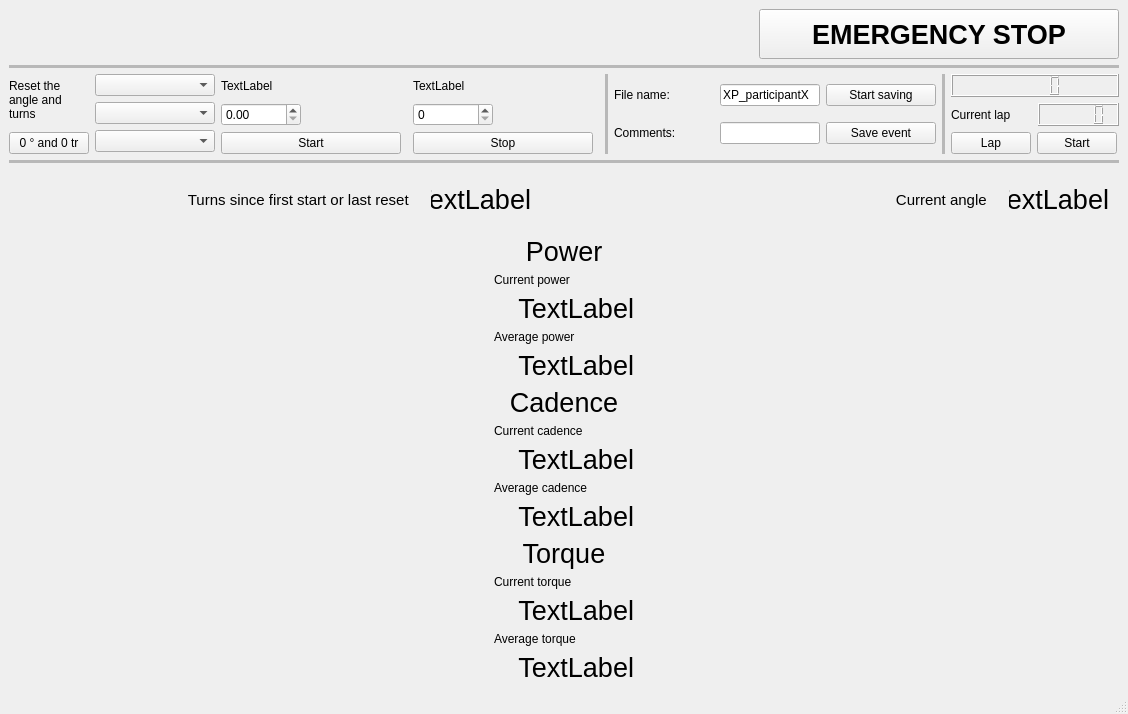
<?xml version="1.0" encoding="UTF-8"?>
<ui version="4.0">
 <class>MainWindow</class>
 <widget class="QMainWindow" name="MainWindow">
  <property name="geometry">
   <rect>
    <x>0</x>
    <y>0</y>
    <width>1060</width>
    <height>714</height>
   </rect>
  </property>
  <property name="minimumSize">
   <size>
    <width>0</width>
    <height>0</height>
   </size>
  </property>
  <property name="maximumSize">
   <size>
    <width>1060</width>
    <height>16777215</height>
   </size>
  </property>
  <property name="windowTitle">
   <string>Ergocycle S2M</string>
  </property>
  <widget class="QWidget" name="centralwidget">
   <layout class="QGridLayout" name="gridLayout_2">
    <item row="4" column="0">
     <layout class="QVBoxLayout" name="cadence_verticalLayout">
      <item>
       <widget class="QLabel" name="cadence_label">
        <property name="minimumSize">
         <size>
          <width>0</width>
          <height>0</height>
         </size>
        </property>
        <property name="maximumSize">
         <size>
          <width>16777215</width>
          <height>16777215</height>
         </size>
        </property>
        <property name="font">
         <font>
          <pointsize>20</pointsize>
         </font>
        </property>
        <property name="text">
         <string>Cadence</string>
        </property>
        <property name="alignment">
         <set>Qt::AlignCenter</set>
        </property>
       </widget>
      </item>
      <item>
       <layout class="QHBoxLayout" name="cadence_horizontalLayout">
        <item>
         <layout class="QVBoxLayout" name="verticalLayout_3">
          <item>
           <widget class="QLabel" name="current_cadence_label">
            <property name="maximumSize">
             <size>
              <width>140</width>
              <height>16777215</height>
             </size>
            </property>
            <property name="text">
             <string>Current cadence</string>
            </property>
           </widget>
          </item>
          <item>
           <widget class="QLabel" name="current_cadence_display">
            <property name="minimumSize">
             <size>
              <width>140</width>
              <height>0</height>
             </size>
            </property>
            <property name="maximumSize">
             <size>
              <width>140</width>
              <height>70</height>
             </size>
            </property>
            <property name="font">
             <font>
              <pointsize>20</pointsize>
             </font>
            </property>
            <property name="text">
             <string>TextLabel</string>
            </property>
            <property name="alignment">
             <set>Qt::AlignRight|Qt::AlignTrailing|Qt::AlignVCenter</set>
            </property>
           </widget>
          </item>
          <item>
           <widget class="QLabel" name="average_cadence_label">
            <property name="maximumSize">
             <size>
              <width>140</width>
              <height>16777215</height>
             </size>
            </property>
            <property name="text">
             <string>Average cadence</string>
            </property>
           </widget>
          </item>
          <item>
           <widget class="QLabel" name="average_cadence_display">
            <property name="maximumSize">
             <size>
              <width>140</width>
              <height>16777215</height>
             </size>
            </property>
            <property name="font">
             <font>
              <pointsize>20</pointsize>
             </font>
            </property>
            <property name="text">
             <string>TextLabel</string>
            </property>
            <property name="alignment">
             <set>Qt::AlignRight|Qt::AlignTrailing|Qt::AlignVCenter</set>
            </property>
           </widget>
          </item>
         </layout>
        </item>
       </layout>
      </item>
     </layout>
    </item>
    <item row="3" column="0">
     <layout class="QVBoxLayout" name="power_verticalLayout">
      <item>
       <widget class="QLabel" name="power_label">
        <property name="minimumSize">
         <size>
          <width>0</width>
          <height>0</height>
         </size>
        </property>
        <property name="maximumSize">
         <size>
          <width>16777215</width>
          <height>16777215</height>
         </size>
        </property>
        <property name="sizeIncrement">
         <size>
          <width>0</width>
          <height>0</height>
         </size>
        </property>
        <property name="font">
         <font>
          <pointsize>20</pointsize>
         </font>
        </property>
        <property name="text">
         <string>Power</string>
        </property>
        <property name="scaledContents">
         <bool>false</bool>
        </property>
        <property name="alignment">
         <set>Qt::AlignCenter</set>
        </property>
        <property name="wordWrap">
         <bool>false</bool>
        </property>
       </widget>
      </item>
      <item>
       <layout class="QHBoxLayout" name="power_horizontalLayout">
        <item>
         <layout class="QVBoxLayout" name="verticalLayout_2">
          <item>
           <widget class="QLabel" name="current_power_label">
            <property name="maximumSize">
             <size>
              <width>140</width>
              <height>16777215</height>
             </size>
            </property>
            <property name="text">
             <string>Current power</string>
            </property>
           </widget>
          </item>
          <item>
           <widget class="QLabel" name="current_power_display">
            <property name="minimumSize">
             <size>
              <width>140</width>
              <height>0</height>
             </size>
            </property>
            <property name="maximumSize">
             <size>
              <width>140</width>
              <height>70</height>
             </size>
            </property>
            <property name="font">
             <font>
              <pointsize>20</pointsize>
             </font>
            </property>
            <property name="text">
             <string>TextLabel</string>
            </property>
            <property name="alignment">
             <set>Qt::AlignRight|Qt::AlignTrailing|Qt::AlignVCenter</set>
            </property>
           </widget>
          </item>
          <item>
           <widget class="QLabel" name="average_power_label">
            <property name="maximumSize">
             <size>
              <width>140</width>
              <height>16777215</height>
             </size>
            </property>
            <property name="text">
             <string>Average power</string>
            </property>
           </widget>
          </item>
          <item>
           <widget class="QLabel" name="average_power_display">
            <property name="maximumSize">
             <size>
              <width>140</width>
              <height>70</height>
             </size>
            </property>
            <property name="font">
             <font>
              <pointsize>20</pointsize>
             </font>
            </property>
            <property name="text">
             <string>TextLabel</string>
            </property>
            <property name="alignment">
             <set>Qt::AlignRight|Qt::AlignTrailing|Qt::AlignVCenter</set>
            </property>
           </widget>
          </item>
         </layout>
        </item>
       </layout>
      </item>
     </layout>
    </item>
    <item row="0" column="0">
     <layout class="QVBoxLayout" name="command_verticalLayout">
      <item>
       <layout class="QHBoxLayout" name="header_horizontalLayout">
        <item>
         <widget class="QLabel" name="date_label">
          <property name="text">
           <string/>
          </property>
         </widget>
        </item>
        <item>
         <widget class="QLabel" name="errors_label">
          <property name="minimumSize">
           <size>
            <width>284</width>
            <height>0</height>
           </size>
          </property>
          <property name="maximumSize">
           <size>
            <width>16777215</width>
            <height>50</height>
           </size>
          </property>
          <property name="text">
           <string/>
          </property>
          <property name="wordWrap">
           <bool>true</bool>
          </property>
         </widget>
        </item>
        <item>
         <widget class="QPushButton" name="emergency_pushButton">
          <property name="minimumSize">
           <size>
            <width>0</width>
            <height>50</height>
           </size>
          </property>
          <property name="maximumSize">
           <size>
            <width>360</width>
            <height>16777215</height>
           </size>
          </property>
          <property name="font">
           <font>
            <pointsize>20</pointsize>
            <weight>75</weight>
            <bold>true</bold>
           </font>
          </property>
          <property name="autoFillBackground">
           <bool>false</bool>
          </property>
          <property name="text">
           <string>EMERGENCY STOP</string>
          </property>
         </widget>
        </item>
       </layout>
      </item>
      <item>
       <widget class="Line" name="line_4">
        <property name="lineWidth">
         <number>0</number>
        </property>
        <property name="midLineWidth">
         <number>20</number>
        </property>
        <property name="orientation">
         <enum>Qt::Horizontal</enum>
        </property>
       </widget>
      </item>
      <item>
       <layout class="QHBoxLayout" name="command_horizontalLayout">
        <item>
         <layout class="QVBoxLayout" name="verticalLayout_8">
          <item>
           <widget class="QLabel" name="label">
            <property name="text">
             <string>Reset the angle and turns</string>
            </property>
            <property name="wordWrap">
             <bool>true</bool>
            </property>
           </widget>
          </item>
          <item>
           <widget class="QPushButton" name="angle_reset_pushButton">
            <property name="minimumSize">
             <size>
              <width>80</width>
              <height>0</height>
             </size>
            </property>
            <property name="maximumSize">
             <size>
              <width>120</width>
              <height>16777215</height>
             </size>
            </property>
            <property name="text">
             <string>0 ° and 0 tr</string>
            </property>
            <property name="autoDefault">
             <bool>false</bool>
            </property>
           </widget>
          </item>
         </layout>
        </item>
        <item>
         <layout class="QVBoxLayout" name="modes_verticalLayout">
          <item>
           <widget class="QComboBox" name="training_comboBox">
            <property name="enabled">
             <bool>true</bool>
            </property>
            <property name="minimumSize">
             <size>
              <width>120</width>
              <height>0</height>
             </size>
            </property>
            <property name="maximumSize">
             <size>
              <width>120</width>
              <height>16777215</height>
             </size>
            </property>
           </widget>
          </item>
          <item>
           <widget class="QComboBox" name="control_comboBox">
            <property name="minimumSize">
             <size>
              <width>120</width>
              <height>0</height>
             </size>
            </property>
            <property name="maximumSize">
             <size>
              <width>120</width>
              <height>16777215</height>
             </size>
            </property>
           </widget>
          </item>
          <item>
           <widget class="QComboBox" name="direction_comboBox">
            <property name="minimumSize">
             <size>
              <width>120</width>
              <height>0</height>
             </size>
            </property>
            <property name="maximumSize">
             <size>
              <width>120</width>
              <height>16777215</height>
             </size>
            </property>
           </widget>
          </item>
         </layout>
        </item>
        <item>
         <layout class="QGridLayout" name="instructions_gridLayout">
          <item row="1" column="2">
           <layout class="QHBoxLayout" name="acceleration_horizontalLayout">
            <item>
             <widget class="QSpinBox" name="acceleration_spinBox">
              <property name="minimumSize">
               <size>
                <width>80</width>
                <height>0</height>
               </size>
              </property>
              <property name="maximumSize">
               <size>
                <width>80</width>
                <height>16777215</height>
               </size>
              </property>
             </widget>
            </item>
            <item>
             <widget class="QLabel" name="acceleration_units_label">
              <property name="minimumSize">
               <size>
                <width>100</width>
                <height>0</height>
               </size>
              </property>
              <property name="maximumSize">
               <size>
                <width>100</width>
                <height>16777215</height>
               </size>
              </property>
              <property name="text">
               <string/>
              </property>
             </widget>
            </item>
           </layout>
          </item>
          <item row="1" column="0">
           <layout class="QHBoxLayout" name="instruction_horizontalLayout">
            <item>
             <widget class="QDoubleSpinBox" name="instruction_spinBox">
              <property name="minimumSize">
               <size>
                <width>80</width>
                <height>0</height>
               </size>
              </property>
              <property name="maximumSize">
               <size>
                <width>80</width>
                <height>16777215</height>
               </size>
              </property>
             </widget>
            </item>
            <item>
             <widget class="QLabel" name="units_label">
              <property name="minimumSize">
               <size>
                <width>100</width>
                <height>0</height>
               </size>
              </property>
              <property name="maximumSize">
               <size>
                <width>100</width>
                <height>16777215</height>
               </size>
              </property>
              <property name="text">
               <string/>
              </property>
             </widget>
            </item>
           </layout>
          </item>
          <item row="2" column="2">
           <widget class="QPushButton" name="stop_pushButton">
            <property name="minimumSize">
             <size>
              <width>180</width>
              <height>0</height>
             </size>
            </property>
            <property name="maximumSize">
             <size>
              <width>180</width>
              <height>16777215</height>
             </size>
            </property>
            <property name="text">
             <string>Stop</string>
            </property>
           </widget>
          </item>
          <item row="2" column="0">
           <widget class="QPushButton" name="start_update_pushButton">
            <property name="minimumSize">
             <size>
              <width>180</width>
              <height>0</height>
             </size>
            </property>
            <property name="maximumSize">
             <size>
              <width>180</width>
              <height>16777215</height>
             </size>
            </property>
            <property name="text">
             <string>Start</string>
            </property>
           </widget>
          </item>
          <item row="0" column="0">
           <widget class="QLabel" name="instruction_label">
            <property name="text">
             <string>TextLabel</string>
            </property>
           </widget>
          </item>
          <item row="0" column="2">
           <widget class="QLabel" name="ramp_label">
            <property name="text">
             <string>TextLabel</string>
            </property>
           </widget>
          </item>
         </layout>
        </item>
        <item>
         <widget class="Line" name="line_2">
          <property name="lineWidth">
           <number>0</number>
          </property>
          <property name="midLineWidth">
           <number>20</number>
          </property>
          <property name="orientation">
           <enum>Qt::Vertical</enum>
          </property>
         </widget>
        </item>
        <item>
         <layout class="QVBoxLayout" name="save_verticalLayout">
          <item>
           <layout class="QHBoxLayout" name="save_horizontalLayout">
            <item>
             <widget class="QLabel" name="save_label">
              <property name="minimumSize">
               <size>
                <width>100</width>
                <height>0</height>
               </size>
              </property>
              <property name="maximumSize">
               <size>
                <width>100</width>
                <height>16777215</height>
               </size>
              </property>
              <property name="text">
               <string>File name:</string>
              </property>
             </widget>
            </item>
            <item>
             <widget class="QLineEdit" name="save_lineEdit">
              <property name="minimumSize">
               <size>
                <width>100</width>
                <height>0</height>
               </size>
              </property>
              <property name="maximumSize">
               <size>
                <width>200</width>
                <height>16777215</height>
               </size>
              </property>
              <property name="text">
               <string>XP_participantX</string>
              </property>
             </widget>
            </item>
            <item>
             <widget class="QPushButton" name="save_st_pushButton">
              <property name="minimumSize">
               <size>
                <width>110</width>
                <height>0</height>
               </size>
              </property>
              <property name="maximumSize">
               <size>
                <width>110</width>
                <height>16777215</height>
               </size>
              </property>
              <property name="text">
               <string>Start saving</string>
              </property>
             </widget>
            </item>
           </layout>
          </item>
          <item>
           <layout class="QHBoxLayout" name="comments_horizontalLayout">
            <item>
             <widget class="QLabel" name="comments_label">
              <property name="minimumSize">
               <size>
                <width>100</width>
                <height>0</height>
               </size>
              </property>
              <property name="maximumSize">
               <size>
                <width>100</width>
                <height>16777215</height>
               </size>
              </property>
              <property name="text">
               <string>Comments:</string>
              </property>
             </widget>
            </item>
            <item>
             <widget class="QLineEdit" name="comments_lineEdit">
              <property name="minimumSize">
               <size>
                <width>100</width>
                <height>0</height>
               </size>
              </property>
              <property name="maximumSize">
               <size>
                <width>200</width>
                <height>16777215</height>
               </size>
              </property>
             </widget>
            </item>
            <item>
             <widget class="QPushButton" name="comments_save_pushButton">
              <property name="minimumSize">
               <size>
                <width>110</width>
                <height>0</height>
               </size>
              </property>
              <property name="maximumSize">
               <size>
                <width>110</width>
                <height>16777215</height>
               </size>
              </property>
              <property name="text">
               <string>Save event</string>
              </property>
             </widget>
            </item>
           </layout>
          </item>
         </layout>
        </item>
        <item>
         <widget class="Line" name="line_3">
          <property name="lineWidth">
           <number>0</number>
          </property>
          <property name="midLineWidth">
           <number>20</number>
          </property>
          <property name="orientation">
           <enum>Qt::Vertical</enum>
          </property>
         </widget>
        </item>
        <item>
         <layout class="QVBoxLayout" name="stopwatch_verticalLayout">
          <item>
           <widget class="QLCDNumber" name="stopwatch_lcdNumber">
            <property name="minimumSize">
             <size>
              <width>168</width>
              <height>0</height>
             </size>
            </property>
            <property name="maximumSize">
             <size>
              <width>168</width>
              <height>16777215</height>
             </size>
            </property>
           </widget>
          </item>
          <item>
           <layout class="QHBoxLayout" name="lap_horizontalLayout">
            <item>
             <widget class="QLabel" name="lap_label">
              <property name="minimumSize">
               <size>
                <width>80</width>
                <height>0</height>
               </size>
              </property>
              <property name="text">
               <string>Current lap</string>
              </property>
             </widget>
            </item>
            <item>
             <widget class="QLCDNumber" name="lap_lcdNumber">
              <property name="minimumSize">
               <size>
                <width>80</width>
                <height>0</height>
               </size>
              </property>
             </widget>
            </item>
           </layout>
          </item>
          <item>
           <layout class="QHBoxLayout" name="stopwatch_horizontalLayout">
            <item>
             <widget class="QPushButton" name="stopwatch_lap_reset_pushButton">
              <property name="minimumSize">
               <size>
                <width>80</width>
                <height>0</height>
               </size>
              </property>
              <property name="maximumSize">
               <size>
                <width>80</width>
                <height>16777215</height>
               </size>
              </property>
              <property name="text">
               <string>Lap</string>
              </property>
             </widget>
            </item>
            <item>
             <widget class="QPushButton" name="stopwatch_start_stop_pushButton">
              <property name="minimumSize">
               <size>
                <width>80</width>
                <height>0</height>
               </size>
              </property>
              <property name="maximumSize">
               <size>
                <width>80</width>
                <height>16777215</height>
               </size>
              </property>
              <property name="text">
               <string>Start</string>
              </property>
             </widget>
            </item>
           </layout>
          </item>
         </layout>
        </item>
       </layout>
      </item>
     </layout>
    </item>
    <item row="6" column="0">
     <layout class="QVBoxLayout" name="torque_verticalLayout">
      <item>
       <widget class="QLabel" name="torque_label">
        <property name="minimumSize">
         <size>
          <width>0</width>
          <height>0</height>
         </size>
        </property>
        <property name="maximumSize">
         <size>
          <width>16777215</width>
          <height>16777215</height>
         </size>
        </property>
        <property name="font">
         <font>
          <pointsize>20</pointsize>
         </font>
        </property>
        <property name="text">
         <string>Torque</string>
        </property>
        <property name="alignment">
         <set>Qt::AlignCenter</set>
        </property>
       </widget>
      </item>
      <item>
       <layout class="QHBoxLayout" name="torque_horizontalLayout">
        <item>
         <layout class="QVBoxLayout" name="verticalLayout_4">
          <item>
           <widget class="QLabel" name="current_torque_label">
            <property name="maximumSize">
             <size>
              <width>140</width>
              <height>16777215</height>
             </size>
            </property>
            <property name="text">
             <string>Current torque</string>
            </property>
           </widget>
          </item>
          <item>
           <widget class="QLabel" name="current_torque_display">
            <property name="minimumSize">
             <size>
              <width>140</width>
              <height>0</height>
             </size>
            </property>
            <property name="maximumSize">
             <size>
              <width>140</width>
              <height>70</height>
             </size>
            </property>
            <property name="font">
             <font>
              <pointsize>20</pointsize>
             </font>
            </property>
            <property name="text">
             <string>TextLabel</string>
            </property>
            <property name="alignment">
             <set>Qt::AlignRight|Qt::AlignTrailing|Qt::AlignVCenter</set>
            </property>
           </widget>
          </item>
          <item>
           <widget class="QLabel" name="average_torque_label">
            <property name="maximumSize">
             <size>
              <width>140</width>
              <height>16777215</height>
             </size>
            </property>
            <property name="text">
             <string>Average torque</string>
            </property>
           </widget>
          </item>
          <item>
           <widget class="QLabel" name="average_torque_display">
            <property name="maximumSize">
             <size>
              <width>140</width>
              <height>16777215</height>
             </size>
            </property>
            <property name="font">
             <font>
              <pointsize>20</pointsize>
             </font>
            </property>
            <property name="text">
             <string>TextLabel</string>
            </property>
            <property name="alignment">
             <set>Qt::AlignRight|Qt::AlignTrailing|Qt::AlignVCenter</set>
            </property>
           </widget>
          </item>
         </layout>
        </item>
       </layout>
      </item>
     </layout>
    </item>
    <item row="2" column="0">
     <layout class="QHBoxLayout" name="turns_horizontalLayout">
      <item>
       <widget class="QLabel" name="turns_label">
        <property name="enabled">
         <bool>true</bool>
        </property>
        <property name="minimumSize">
         <size>
          <width>140</width>
          <height>25</height>
         </size>
        </property>
        <property name="maximumSize">
         <size>
          <width>400</width>
          <height>25</height>
         </size>
        </property>
        <property name="font">
         <font>
          <pointsize>11</pointsize>
         </font>
        </property>
        <property name="text">
         <string>Turns since first start or last reset  </string>
        </property>
        <property name="alignment">
         <set>Qt::AlignRight|Qt::AlignTrailing|Qt::AlignVCenter</set>
        </property>
       </widget>
      </item>
      <item>
       <widget class="QLabel" name="turns_display">
        <property name="maximumSize">
         <size>
          <width>100</width>
          <height>16777215</height>
         </size>
        </property>
        <property name="font">
         <font>
          <pointsize>20</pointsize>
         </font>
        </property>
        <property name="text">
         <string>TextLabel</string>
        </property>
        <property name="alignment">
         <set>Qt::AlignRight|Qt::AlignTrailing|Qt::AlignVCenter</set>
        </property>
       </widget>
      </item>
      <item>
       <widget class="QLabel" name="angle_label">
        <property name="minimumSize">
         <size>
          <width>140</width>
          <height>25</height>
         </size>
        </property>
        <property name="maximumSize">
         <size>
          <width>450</width>
          <height>25</height>
         </size>
        </property>
        <property name="font">
         <font>
          <pointsize>11</pointsize>
         </font>
        </property>
        <property name="text">
         <string>Current angle  </string>
        </property>
        <property name="alignment">
         <set>Qt::AlignRight|Qt::AlignTrailing|Qt::AlignVCenter</set>
        </property>
       </widget>
      </item>
      <item>
       <widget class="QLabel" name="angle_display">
        <property name="maximumSize">
         <size>
          <width>100</width>
          <height>16777215</height>
         </size>
        </property>
        <property name="font">
         <font>
          <pointsize>20</pointsize>
         </font>
        </property>
        <property name="text">
         <string>TextLabel</string>
        </property>
        <property name="alignment">
         <set>Qt::AlignRight|Qt::AlignTrailing|Qt::AlignVCenter</set>
        </property>
       </widget>
      </item>
     </layout>
    </item>
    <item row="1" column="0">
     <widget class="Line" name="line">
      <property name="frameShadow">
       <enum>QFrame::Sunken</enum>
      </property>
      <property name="lineWidth">
       <number>0</number>
      </property>
      <property name="midLineWidth">
       <number>20</number>
      </property>
      <property name="orientation">
       <enum>Qt::Horizontal</enum>
      </property>
     </widget>
    </item>
   </layout>
  </widget>
  <widget class="QMenuBar" name="menubar">
   <property name="geometry">
    <rect>
     <x>0</x>
     <y>0</y>
     <width>1060</width>
     <height>22</height>
    </rect>
   </property>
  </widget>
  <widget class="QStatusBar" name="statusbar"/>
 </widget>
 <resources/>
 <connections/>
</ui>
